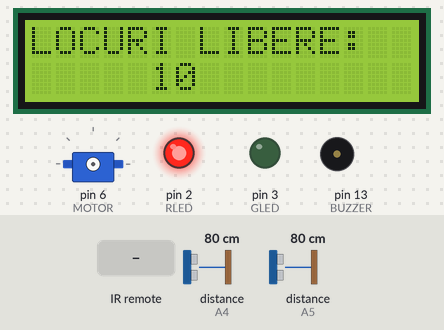
Bench run of a sketch on a simulated Arduino Uno, built with avr-gcc and run on an emulated ATmega328P. Shown: 16×2 character LCD, servo, output pins drawn as LEDs (lit = HIGH), buzzer (waves = sounding, pin HIGH). Wiring (inferred from the names in the program): 2 × ultrasonic range finder: trigger pin 4, echo A4 / trigger pin 5, echo A5. The test bench sets the inputs (shaded band); at power-on: distance to the obstacle (sensors on A4, A5) 80 cm. The echo pulse lasts 58.3 µs per cm; pins used as bus, display or sensor lines are not drawn; what the sketch prints to the serial monitor is not drawn.

Above: at 1.2 s.
1.3 s: distance to the obstacle (sensor on A4) set to 2 cm
At 2.4 s:
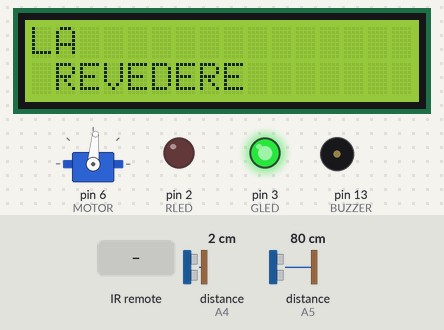
2.8 s: distance to the obstacle (sensor on A4) set to 9 cm
At 4.6 s:
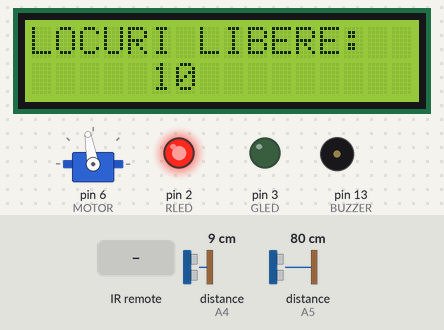
4.9 s: distance to the obstacle (sensor on A5) set to 7 cm
6.4 s: distance to the obstacle (sensor on A5) set to 4 cm
At 7.2 s:
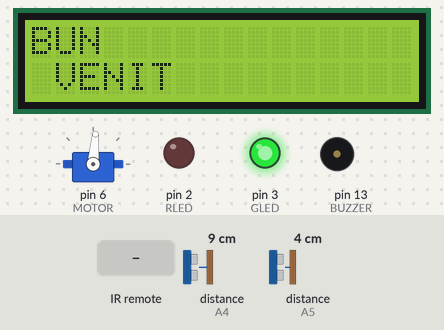
8.0 s: distance to the obstacle (sensor on A5) set to 9 cm
At 8.5 s:
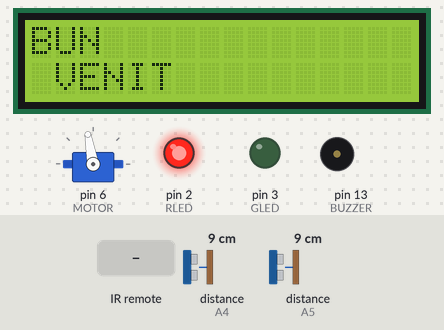
10.2 s: infrared code 0xF609FF00 received
At 10.9 s:
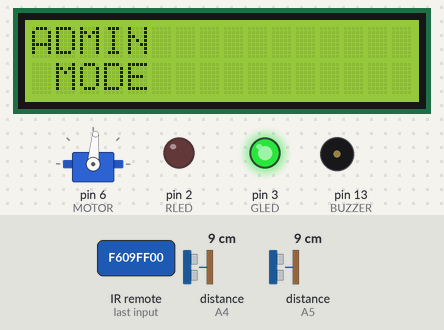
Timing chart, 0 to 16.4 s (numbered marks = the images above; inputs shaded):
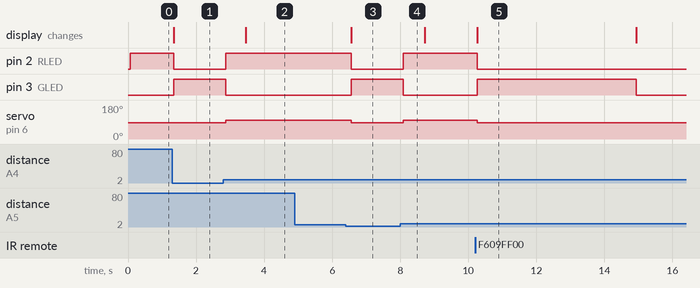

Measured:
- the behaviour switches between 6 and 5 cm on distance to the obstacle (sensor on A5) (found by bisection; images 2 and 3)
- after the input at 1.3 s, pin 2 (RLED): HIGH → LOW after 0.05 s; pin 3 (GLED): LOW → HIGH after 0.05 s; the display: changes after 0.05 s (image 1)
- after the input at 2.8 s, pin 2 (RLED): LOW → HIGH after 0.08 s; pin 3 (GLED): HIGH → LOW after 0.08 s; servo on pin 6 (MOTOR): 85° → 100° after 0.08 s; the display: changes after 0.66 s (image 2)
- after the input at 4.9 s, every drawn part: stays the same
- after the input at 6.4 s, pin 2 (RLED): HIGH → LOW after 0.17 s; pin 3 (GLED): LOW → HIGH after 0.17 s; servo on pin 6 (MOTOR): 100° → 85° after 0.17 s; the display: changes after 0.17 s (image 3)
- after the input at 8.0 s, pin 2 (RLED): LOW → HIGH after 0.08 s; pin 3 (GLED): HIGH → LOW after 0.08 s; servo on pin 6 (MOTOR): 85° → 100° after 0.08 s
- after the input at 10.2 s, pin 2 (RLED): HIGH → LOW after 0.06 s; pin 3 (GLED): LOW → HIGH after 0.06 s, → LOW 4.7 s later; servo on pin 6 (MOTOR): 100° → 85° after 0.06 s; the display: changes after 0.06 s (image 5)

The sketch:

parkinglot_project.ino
```cpp
#include <LiquidCrystal.h>
#include <Servo.h>
#include <stdlib.h>
#include <string.h>
#include<IRremote.hpp>
// definire pini

#define RLED 2  // leduri pentru semnalizarea functionarii motorului
#define GLED 3
// obs: led rosu aprins cand motorul este in standby si red verde aprins cand motorul functioneaza

#define TRIG_SENS2 4  // senzor ultrasonic amplasat dupa motor
#define ECHO_SENS2 A4

#define TRIG_SENS1 5  // senzor ultrasonic amplasat inainte de motor
#define ECHO_SENS1 A5

#define MOTOR 6 // activare motor

#define BUZZER 13 // buzzer

// DATE INITIALE

long readIRValue;

long INCREASE_PARKING_LOTS = 3927310080;
long DECREASE_PARKING_LOTS = 4161273600;
long ENABLE_MODE = 4127850240;
long PASS1 = 4077715200;
long PASS2 = 3877175040;
long PASS3 = 2707357440;
long PASS4 = 4144561920;
long PASS = 3158572800;

LiquidCrystal lcd(11, 12, 10, 9, 8, 7);  // setam pinurile ecranului

Servo myservo;

int space; // spariu disponibil in parcare (nr locuri de parcare)

#define MAX_DISTANCE 5 // distanta admisa pentru a nu detecta o masina
int INITIAL_SPACE = 10; // locuri de parcare

// functii

int read_distance(int trigPin, int outPin) // citire senzor ultrasonic
{
    digitalWrite(trigPin, LOW); // initial setam senzorul pe LOW
    delayMicroseconds(5);

    digitalWrite(trigPin, HIGH); // pornim senzorul
    delayMicroseconds(20);
    digitalWrite(trigPin, LOW);

    int result = pulseIn(outPin, HIGH) / 58;

    Serial.print("Distanta: ");
    Serial.print(trigPin);
    Serial.print(" - ");
    Serial.print(result);
    Serial.println();
    return result; // returnam distanta in cm
}

int detect_car(int trigSens, int echoSens) // detecteaza prezenta unei masini
{
    if (read_distance(trigSens, echoSens) < MAX_DISTANCE)
    {
        return 1;
    }
    return 0;
}

void open_gate() // deschide bariera de la intrare
{
    Serial.println("Activare motor pentru deschidere bariera.");
    digitalWrite(RLED, LOW);
    digitalWrite(GLED, HIGH); // porneste becul verde - acces masini
    myservo.attach(MOTOR); // porneste motorasul
    myservo.write(85);
    delay(675);
    myservo.detach();
}

void close_gate() // inchide bariera de la intrare
{
    Serial.println("Activare motor pentru inchidere bariera.");
    digitalWrite(GLED, LOW);
    digitalWrite(RLED, HIGH); // opreste led rosu - masinile nu pot accesa
    myservo.attach(MOTOR); // invarte motoras
    myservo.write(100);
    delay(583);
    myservo.detach();
}

void print_remaining_spots() // functie afisare locuri de parcare disponibile
{
    lcd.clear();
    lcd.setCursor(0, 0);
    lcd.print("LOCURI LIBERE:");
    lcd.setCursor(5, 1);
    lcd.print(space);
}

void print_message(char* message) // functie afisare mesaj pe ecran LCD
{
    lcd.clear();

    if(strchr(message, ' ') != NULL)
    {
        lcd.setCursor(0, 0);
        for(int i=0; i<=(strchr(message, ' ') - message); i++)
        {
          lcd.setCursor(i, 0);
          lcd.print(message[i]);
        }
        lcd.setCursor(0, 1);
        lcd.print(strchr(message, ' '));
    }
    else{
      lcd.setCursor(0, 0);
      lcd.print(message);
    }

}

int check_overpassing(int TRIG1, int ECHO1, int TRIG2, int ECHO2)
{
    while(detect_car(TRIG2, ECHO2))
    {
        if(!detect_car(TRIG1, ECHO1))
        {
            delay(1000);
            if(detect_car(TRIG1, ECHO1))
            {
                Serial.println("Overpass detectat!");
                return 1;
            }
        }
    }
    return 0;
}

void car_access() // functie principala acces masini - sosire in parcare
{
    if(detect_car(TRIG_SENS1, ECHO_SENS1) && !detect_car(TRIG_SENS2, ECHO_SENS2))
    {
        if(space)
        {
            char message[25] = "BUN VENIT";
            print_message(message);
            open_gate();
            delay(50);
            while(1)
            {
              if(!detect_car(TRIG_SENS1, ECHO_SENS1) && !detect_car(TRIG_SENS2, ECHO_SENS2))
              {
                  break;
              }
              // pornire alarma in caz de overpassing
              if(check_overpassing(TRIG_SENS1, ECHO_SENS1, TRIG_SENS2, ECHO_SENS2))
              {
                tone(BUZZER, 1000);;
                while(1)
                {
                    char message45[25]="ASTEPTATI FINALIZAREA";
                    print_message(message45);
                    if(!detect_car(TRIG_SENS1, ECHO_SENS1))
                    {
                        noTone(BUZZER);
                        break;
                    }
                }
              }
            }
            close_gate();
            delay(50);
            space--;
            print_remaining_spots();
        }
        else
        {
            char message[25] = "LOCURI INSUFICIENTE";
            print_message(message);
        }
    }
}


void car_leaving()
{
    if(!detect_car(TRIG_SENS1, ECHO_SENS1) && detect_car(TRIG_SENS2, ECHO_SENS2))
    {
        char message[25] = "LA REVEDERE";
        print_message(message);
        open_gate();
        while(1)
        {
            if(!detect_car(TRIG_SENS1, ECHO_SENS1) && !detect_car(TRIG_SENS2, ECHO_SENS2))
            {
              break;
            }
        }
        close_gate();
        if(space < INITIAL_SPACE) space++;
        print_remaining_spots();
    }
}

int verify_pass()
{
    int i=0;
    long code[4];
    while(1)
    {
      IrReceiver.resume();
      if(IrReceiver.decode())
      {
        if(IrReceiver.decodedIRData.decodedRawData == 0)
        {
          continue;
        }
        else
        {
          if(i == 0)
          {
            char mes[25] = "PAROLA: *___";
            print_message(mes);
          }
          if(i == 1)
          {
            char mes[25] = "PAROLA: **__";
            print_message(mes);
          }
          if(i == 2)
          {
            char mes[25] = "PAROLA: ***_";
            print_message(mes);
          }
          if(i == 3)
          {
            char mes[25] = "PAROLA: ****";
            print_message(mes);
          }
          Serial.println(IrReceiver.decodedIRData.decodedRawData);
          code[i] = IrReceiver.decodedIRData.decodedRawData;
          i++;
          if(i == 4) break;
        }
      }
    }
    if ((code[0] == PASS1) && (code[1] == PASS2) && (code[2] == PASS3) && (code[3] == PASS4))
    {
      char mes2[25] = "PAROLA CORECTA";
      print_message(mes2);
      return 1;
    }
    else
    {
      char mes2[25] = "PAROLA INCORECTA";
      print_message(mes2);
      return 0;
    }
}

void edit_spots()
{
  while(1)
  {
      IrReceiver.resume();
      if(IrReceiver.decode())
      {
        if(IrReceiver.decodedIRData.decodedRawData == INCREASE_PARKING_LOTS)
        {
          if(space == INITIAL_SPACE)
          {
            space++;
            INITIAL_SPACE++;
          }
          else
          {
            space++;
          }
          print_remaining_spots();
        }

        if(IrReceiver.decodedIRData.decodedRawData == DECREASE_PARKING_LOTS)
        {
          space--;
          print_remaining_spots();
        }

        if(IrReceiver.decodedIRData.decodedRawData == ENABLE_MODE)
        {
          break;
        }
      }
  }
  return;
}

void enable_admin()
{
    lcd.clear();
    char message[25] = "ADMIN MODE";
    print_message(message);
    open_gate();
    delay(4000);
    lcd.clear();
    digitalWrite(GLED, LOW);
    while(1)
    {
       IrReceiver.resume();
       if(IrReceiver.decode())
       {
          if(IrReceiver.decodedIRData.decodedRawData == ENABLE_MODE)
          {
            break;
          }
          if(IrReceiver.decodedIRData.decodedRawData == PASS)
          {
            char mes[25] = "PAROLA: ____";
            print_message(mes);
            if(verify_pass())
            {
              print_remaining_spots();
              edit_spots();
            }
          }
       }
    }
    char message2[25] = "ADMIN MODE OFF";
    print_message(message2);
    close_gate();
    delay(1000);
    print_remaining_spots();
}

void setup()
{
    lcd.begin(16, 2);     // APRINDERE ECRAN
    char message[25] = "INITIALIZARE";
    print_message(message); // AFISARE MESAJ INITIAL

    pinMode(RLED, OUTPUT);
    pinMode(GLED, OUTPUT); //iesirea arduino intrarea de aprindere a becului

    pinMode(TRIG_SENS1, OUTPUT);
    pinMode(ECHO_SENS1, INPUT);   // intrarea senzorilor ultrasonici e un semnal de iesire al placii arduino
    pinMode(TRIG_SENS2, OUTPUT);  // iar valoarea returnata este un semnal high daca se indeplineste conditia de distanta a senzorului
    pinMode(ECHO_SENS2, INPUT);

    pinMode(BUZZER, OUTPUT);  // setare pin de output

    Serial.begin(9600);
    IrReceiver.begin(A3, 0);

    space = INITIAL_SPACE;
    digitalWrite(RLED, HIGH); // activare bec rosu
    print_remaining_spots();
}

void loop()
{
      if(IrReceiver.decode())
      {
        readIRValue = IrReceiver.decodedIRData.decodedRawData;
        Serial.print(readIRValue);
        if(readIRValue == ENABLE_MODE)
        {
            enable_admin();
        }
        IrReceiver.resume();
      }
      car_access();
      delay(300);
      car_leaving();
}
```
